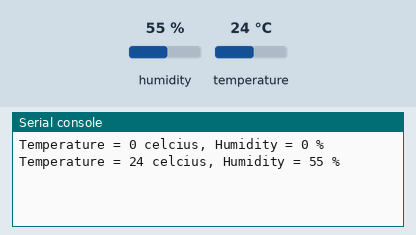
This program was run on a simulated MicroPython board. Shown: the last lines printed to the serial console. Inputs (shaded band) come from the test bench; at power-on: humidity 55 %, temperature 24 °C.

Above: at 1.2 s.
1.3 s: humidity set to 22 %
At 2.5 s:
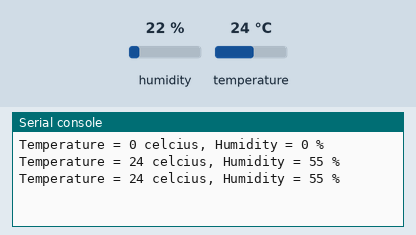
2.8 s: temperature set to 12 °C
At 3.9 s:
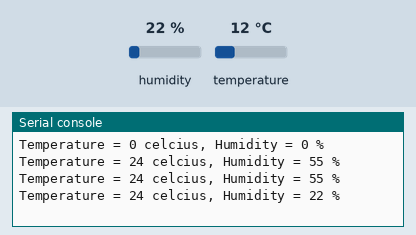
4.3 s: humidity set to 40 %
At 6.0 s:
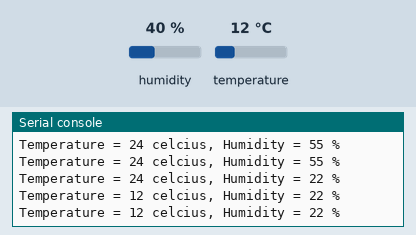
Timing chart, 0 to 7.5 s (numbered marks = the images above; inputs shaded):
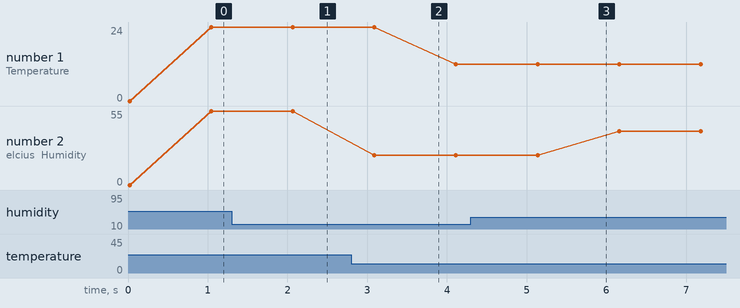

The program:

temperature_dht11.py
```python
from machine import Pin
from time import sleep
import dht

sensor = dht.DHT11(Pin(14))

while True:
    t = sensor.temperature()
    h = sensor.humidity()
    sensor.measure()
    print('Temperature = {} celcius, Humidity = {} % '.format(t,h))
    sleep(1)
```

Measured:
- plotted number 1: 24 → 12 after the input at 2.8 s
- plotted number 2: 22 → 40 after the input at 4.3 s
